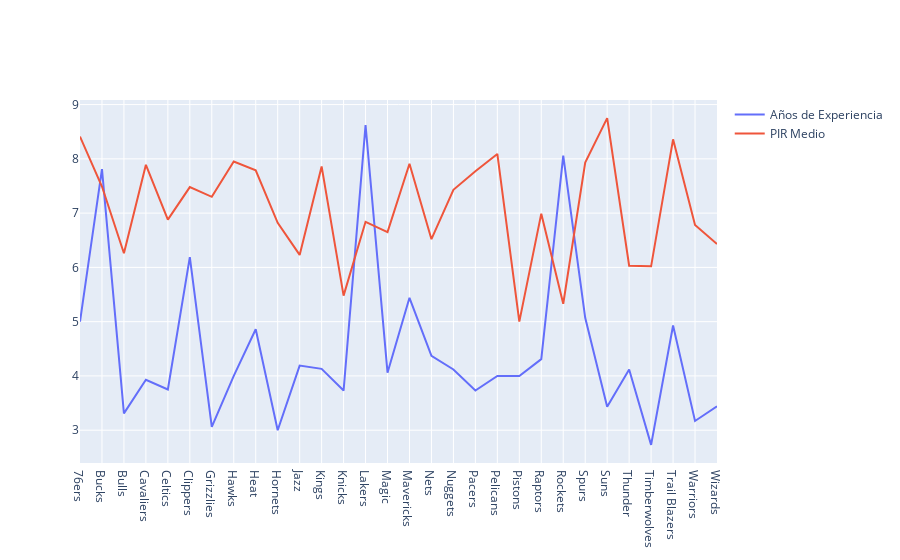

The notebook cell saved with this chart:
### Code cell
# Visualización - Temporada 2019-2020

import plotly.graph_objects as go

fig = go.Figure()

fig.add_trace(go.Scatter(x = teams_2019['nombre_equipo'], y = teams_2019.anios_experiencia,
                    mode = 'lines',
                    name = 'Años de Experiencia'))

fig.add_trace(go.Scatter(x = teams_2019['nombre_equipo'], y = teams_2019.pir_medio_total,
                    mode = 'lines',
                    name = 'PIR Medio'))
fig.show()

### Figure 1 — Plotly figure (JSON) as saved in the notebook; plotly's stock layout.template omitted (floating-point values rounded to 4 significant figures)
{"data": [{"mode": "lines", "name": "Años de Experiencia", "type": "scatter", "x": ["76ers", "Bucks", "Bulls", "Cavaliers", "Celtics", "Clippers", "Grizzlies", "Hawks", "Heat", "Hornets", "Jazz", "Kings", "Knicks", "Lakers", "Magic", "Mavericks", "Nets", "Nuggets", "Pacers", "Pelicans", "Pistons", "Raptors", "Rockets", "Spurs", "Suns", "Thunder", "Timberwolves", "Trail Blazers", "Warriors", "Wizards"], "y": [5, 7.81, 3.31, 3.93, 3.75, 6.19, 3.06, 4, 4.86, 3, 4.19, 4.13, 3.73, 8.62, 4.06, 5.44, 4.37, 4.12, 3.73, 4, 4, 4.31, 8.06, 5.07, 3.43, 4.12, 2.73, 4.93, 3.17, 3.44]}, {"mode": "lines", "name": "PIR Medio", "type": "scatter", "x": ["76ers", "Bucks", "Bulls", "Cavaliers", "Celtics", "Clippers", "Grizzlies", "Hawks", "Heat", "Hornets", "Jazz", "Kings", "Knicks", "Lakers", "Magic", "Mavericks", "Nets", "Nuggets", "Pacers", "Pelicans", "Pistons", "Raptors", "Rockets", "Spurs", "Suns", "Thunder", "Timberwolves", "Trail Blazers", "Warriors", "Wizards"], "y": [8.41, 7.49, 6.26, 7.89, 6.88, 7.48, 7.3, 7.95, 7.79, 6.82, 6.23, 7.86, 5.48, 6.84, 6.65, 7.91, 6.52, 7.43, 7.77, 8.09, 5, 6.99, 5.33, 7.93, 8.75, 6.03, 6.02, 8.36, 6.78, 6.43]}], "layout": {}}
